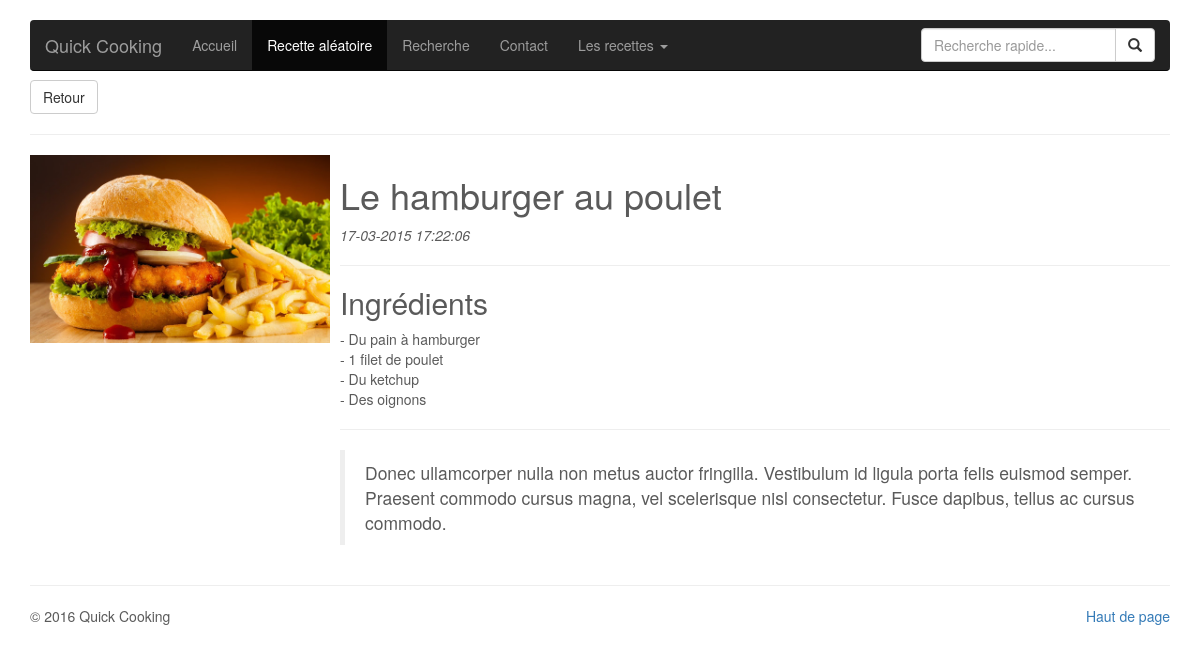
Page /random.php on the committed database.
### tables this page shows
CREATE TABLE IF NOT EXISTS `recipe` (
  `id` int(11) NOT NULL AUTO_INCREMENT,
  `type` tinyint(2) NOT NULL,
  `title` varchar(100) NOT NULL,
  `ingredients` text NOT NULL,
  `content` text NOT NULL,
  `picture` varchar(100) DEFAULT NULL,
  `date` datetime DEFAULT NULL,
  PRIMARY KEY (`id`)
);

### random.php (called while the page is built)
<?php
require_once 'partials/header.php';
$recipe = Recipe::get('SELECT * FROM recipe ORDER BY RAND() LIMIT 1');
include_once 'partials/recipe-common.php';
require_once 'partials/footer.php' ?>

### config/autoload.conf.php (called while the page is built, shortened)
<?php
function autoLoader($class_name) {
	$class_path = __DIR__.'/../class/'.$class_name.'.class.php';
	if (file_exists($class_path)) {
		return true;
	}
	throw new Exception('[AutoloadError] Class '.$class_name.' in '.$class_path.' not found');
}

### class/Model.class.php (called while the page is built, shortened)
<?php
class Model {
	public function __construct($data = array()) {
		foreach($data as $key => $value) {
			$setter = $this->_setter($key);
		}
	}
	public static function get($sql, $bindings = array()) {
		return new $entity(Db::selectOne($sql, $bindings));
	}
	public static function getClass() {
		return ucfirst(get_called_class());
	}
    private function _setter($key) {
    	return Utils::getCamelCase('set'.ucfirst($key));
    }
}

### class/Db.class.php (called while the page is built, shortened)
<?php
class Db extends PDO {
    private static $instance;
    public static function getInstance($database = null) {
    	$database = !empty($database) ? $database : self::DB;
    	if (!isset(self::$instance)) {
    		self::$instance = new Db($database);
    	}
    	return self::$instance;
    }
	public static function bindValues(&$query, $vars = array()) {
		return true;
	}
	public static function select($sql, $vars = array()) {
		$query = self::_query($sql, $vars);
		return $query->fetchAll();
	}
	public static function selectOne($sql, $vars = array()) {
		$result = self::select($sql, $vars);
		return !empty($result[0]) ? $result[0] : array();
	}
	private static function _query($sql, $vars = array()) {
		$db = self::getInstance();
		$query = $db->prepare($sql);
		self::bindValues($query, $vars);
		$query->execute();
		return $query;
	}
}

### class/Utils.class.php (called while the page is built, shortened)
<?php
class Utils {
	public static function getCamelCase($str) {
		return lcfirst(str_replace(' ', '', ucwords(str_replace('_', ' ', $str))));
	}
}

### class/Recipe.class.php (called while the page is built, shortened)
<?php
class Recipe extends Model {
	private $title;
	private $ingredients;
	private $content;
	private $picture;
	private $date;
	public static $default_picture = 'img/recipe.png';
	public function getTitle() {
		return ucfirst($this->title);
	}
	public function getIngredients() {
		return nl2br($this->ingredients);
	}
	public function getContent($max_length = 0, $end = '...') {
		if ($max_length === 0) {
			return nl2br($this->content);
		}
		return Utils::cutString($this->content, $max_length, $end);
	}
	public function getPicture($default = '') {
		$default_picture = $default ?: self::$default_picture;
		if (!empty($this->picture)) {
			$picture_path = 'img/'.$this->picture;
			if (file_exists($picture_path)) {
				return $picture_path;
			}
		}
		return $default_picture;
	}
	public function getDate($format = 'd-m-Y H:i:s') {
		return date($format, strtotime($this->date));
	}
	public function setTitle($title) {
		$this->title = $title;
	}
	public function setIngredients($ingredients) {
		$this->ingredients = $ingredients;
	}
	public function setContent($content) {
		$this->content = $content;
	}
	public function setPicture($picture) {
		$this->picture = $picture;
	}
	public function setDate($date) {
		$this->date = $date;
	}
}

### partials/recipe-common.php (the view, shortened to what this page needs)
<?php
$back_link = 'index.php';
if (!empty($_SERVER['HTTP_REFERER'])) {
	$back_link = $_SERVER['HTTP_REFERER'];
}
?>
<a href="<?= $back_link ?>" class="btn btn-default">Retour</a>
<hr>
<div class="media">
	<div class="media-left">
		<img src="<?= $recipe->getPicture() ?>" width="300">
	</div>
	<div class="media-body">
		<h1><?= $recipe->getTitle() ?></h1>
		<em><?= $recipe->getDate() ?></em>
		<hr>
		<h2>Ingrédients</h2>
		<p>
			<?= $recipe->getIngredients() ?>
		</p>
		<hr>
		<blockquote>
			<?= $recipe->getContent() ?>
		</blockquote>
	</div>
</div>

### css/styles.css (style rules this page uses)
body { padding-bottom: 40px; color: #5a5a5a; }
.marketing h2 { font-weight: normal; }

### rows in the picture
recipe: picture (picture), title "Le hamburger au poulet", date "17-03-2015 17:22:06", ingredients "- Du pain à hamburger - 1 filet de poulet - Du ketchup - Des oignons", content "Donec ullamcorper nulla non metus auctor fringilla. Vestibulum id ligula porta felis euismod semper. Praesent commodo cursus magna, vel scelerisque nisl consectetur. Fusce dapibus, tellus ac cursus commodo."

### other values in the picture
$page_name "Accueil"
$page_name "Recette aléatoire"
$page_name "Recherche"
$page_name "Contact"
$page_name "Les recettes"
